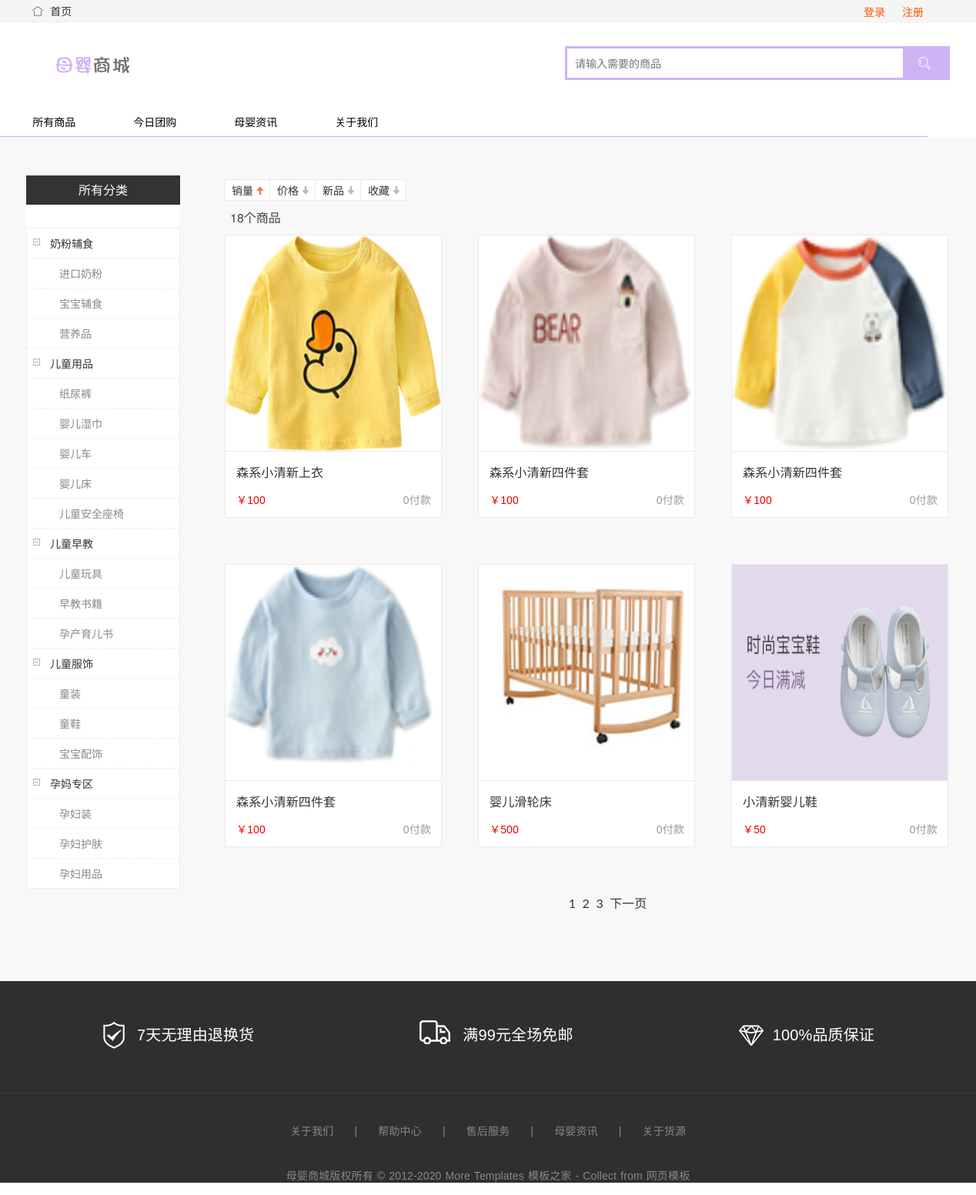
Page /commodity/ on the committed database.
### babymall/models.py (models this page shows, shortened)
class Classify(models.Model):
    title = models.CharField(max_length=20, verbose_name='大类别')
    class Meta():
        verbose_name = '大分类'
        verbose_name_plural = verbose_name

class Classifys(models.Model):
    title = models.CharField(max_length=20, verbose_name='小类别')
    title_id = models.ForeignKey(Classify, default=None,  null=True, blank=True, on_delete=models.CASCADE)
    class Meta():
        verbose_name = '小分类'
        verbose_name_plural = verbose_name

class Commodity(models.Model):
    img = models.ImageField(upload_to='img', verbose_name='商品图')
    title = models.CharField(max_length=50, verbose_name='标题')
    ciur_pic = models.SmallIntegerField(verbose_name='现价')
    ori_pic = models.SmallIntegerField(verbose_name='活动价', default=None)
    nub = models.IntegerField(default=0, verbose_name='已售数量')
    discount = models.CharField(max_length=20, default=10, verbose_name='打折')
    cla_id = models.ForeignKey(Classifys, on_delete=models.CASCADE)
    data = models.DateTimeField(auto_now_add=True, verbose_name='上架时间')
    class Meta():
        verbose_name = '商品'
        verbose_name_plural = verbose_name

### babymall/views.py (the view)
# urls.py: url(r'^commodity/$', views.commodity, name='commodity'),
def commodity(request):
    pagenum = request.GET.get('page')
    pagenum = 1 if pagenum == None else pagenum
    coms = Commodity.objects.all()
    cla = Classify.objects.all()
    num = coms.count()
    paginator = Paginator(coms, 6)
    page = paginator.get_page(pagenum)
    com = page.object_list
    return render(request, 'commodity.html', locals())

### babymall/templatetags/extend_fun.py (called while the page is built)
@register.simple_tag
def getcomid(aid):
    cls = Classify.objects.get(pk=aid)
    return cls

### templates/commodity.html (shortened to what this page needs)
{% extends 'base.html' %}
{% load extend_fun %}
{% block body %}
<div class="commod-cont-wrap">
      <div class="commod-cont w1200 layui-clear">
        <div class="left-nav">
          <div class="title">所有分类</div>
          <div class="list-box">
            {% for c in cla %}
                <dl>
                    {% getcomid c.id as clss %}
                 <dt>{{ c.title }}</dt>
                    {% for b in clss.classifys_set.all %}
                        <dd><a href="{% url 'babymall:commoditys' b.id %}">{{ b.title }}</a></dd>
                    {% endfor %}
                </dl>
            {% endfor %}
          </div>
        </div>
        <div class="right-cont-wrap">
          <div class="right-cont">
            <div class="sort layui-clear">
              <a class="active" href="javascript:" >销量</a>
              <a href="javascript:" >价格</a>
              <a href="javascript:" >新品</a>
              <a href="javascript:" >收藏</a>
            </div>
            <div class="prod-number">
              <span>{{ num }}个商品</span>
            </div>
            <div class="cont-list layui-clear" id="list-cont">
                {% if page %}
                {% for c in com %}
                    <div class="item">
                        <div class="img">
                          <a href="{% url 'babymall:details' c.id%}"><img src="/static/media/{{ c.img }}" style="width: 280px; height: 280px" alt=""></a>
                        </div>
                        <div class="text">
                          <p class="title">{{ c.title }}</p>
                          <p class="price">
                            <span class="pri">￥{{ c.ciur_pic }}</span>
                            <span class="nub">{{ c.nub }}付款</span>
                          </p>
                        </div>
                      </div>
                {% endfor %}
                {% endif %}
            </div>
            <div class="pagination" style="text-align: center; margin: 0 0 0 0; ">
                <ul style="font-family: 'Lato', sans-serif;">
                    {% for num in paginator.page_range %}
                        <li><a href="{{ page.parms }}?page={{ num }}">{{ num }}</a></li>
                    {% endfor %}
                    {% if page.has_next %}
                        <li><a href="{{ page.parms }}?page={{ page.next_page_number }}">下一页</a></li>
                    {% endif %}
                </ul>
            </div>
          </div>
        </div>
      </div>
</div>
{% endblock %}

### static/css/custom.css (style rules this page uses)
* { outline: none; }
a { color: #333; }
body { color: #444; font-family: 'Lato', sans-serif; }
p { font-family: 'Ubuntu', sans-serif; font-weight: 400; word-spacing: 1px; letter-spacing: 0.01em; }
.title { margin-bottom: 30px; }
img { max-width: 100%; }
.pagination ul { list-style: none; }
.pagination ul li { display: inline-block; font-size: 16px; margin-right: 5px; }

### static/css/main.css (style rules this page uses)
body { font-family: "Microsoft YaHei", "SimSun", '\5b8b\4f53', sans-serif; -moz-user-select:none; -webkit-user-select: none; -ms-user-select: none; }
.w1200 { width: 1200px; margin:0 auto; }
.commodity-content .commod-cont-wrap { background: #f8f8f8; padding: 50px 0 90px 0; }
.commodity-content .commod-cont .left-nav { width: 200px; line-height: 38px; background: #fff; float: left; margin-right: 58px; }
.commodity-content .commod-cont .left-nav .list-box { border:1px solid #eeeeee; }
.commodity-content .commod-cont .left-nav .title { color: #fff; font-size: 16px; background: #333333; text-align: center; }
.commodity-content .commod-cont .left-nav .list-box dt,.commodity-content .commod-cont .left-nav .list-box dd { border-bottom:1px dashed #eeeeee; cursor: pointer; }
.commodity-content .commod-cont .left-nav .list-box dt { font-size: 14px; color: #333; padding-left: 30px; background: url(../img/off-icon.png) 8px -2px no-repeat; cursor: pointer; }
.commodity-content .commod-cont .left-nav .list-box dd a { padding-left: 42px; color: #888888; }
.commodity-content .commod-cont .left-nav .list-box dl:last-child dd:last-child { border-bottom: 0; }
.commodity-content .commod-cont .right-cont-wrap { float: left; width: 940px; }
.commodity-content .commod-cont .right-cont { width: 1000px; }
.commodity-content .commod-cont .right-cont .sort { margin-top: 5px; }
.commodity-content .commod-cont .right-cont .sort a { width: 58px; height: 26px; line-height: 26px; font-size: 14px; color: #333333; border:1px solid #eaeaea; margin-left: -1px; float: left; background: #fff; background:#fff url(../img/sort-arrow.png) no-repeat 41px 0; text-indent: 9px; }
.commodity-content .commod-cont .right-cont .sort a.active { background-position: 41px -26px; }
.commodity-content .commod-cont .right-cont .prod-number { line-height: 44px; font-size: 16px; padding-left: 7px; }
.commodity-content .commod-cont .right-cont .cont-list .item { float: left; width: 280px; height: 366px; border:1px solid #eaeaea; background: #fff; margin:0 47px 60px 0; }
.commodity-content .commod-cont .right-cont .cont-list .item .img { border-bottom: 1px solid #eaeaea }
.commodity-content .commod-cont .right-cont .cont-list .item .text { padding:14px 0 0 14px; }
.commodity-content .commod-cont .right-cont .cont-list .title { color: #333333; font-size: 16px; margin-bottom: 14px; }
.commodity-content .commod-cont .right-cont .cont-list .price { position: relative; }
.commodity-content .commod-cont .right-cont .cont-list .pri { color: #ee0000; }
.commodity-content .commod-cont .right-cont .cont-list .nub { position: absolute; right: 13px; color:#999999; }

### static/layui/css/layui.css (style rules this page uses)
.layui-inline,img { display:inline-block;vertical-align:middle }
.layui-btn,.layui-edge,.layui-inline,img { vertical-align:middle }
blockquote,body,button,dd,div,dl,dt,form,h1,h2,h3,h4,h5,h6,input,li,ol,p,pre,td,textarea,th,ul { margin:0;padding:0;-webkit-tap-highlight-color:rgba(0,0,0,0) }
img { border:none }
li { list-style:none }
body { line-height:24px;font:14px Helvetica Neue,Helvetica,PingFang SC,Tahoma,Arial,sans-serif }
a { color:#333;text-decoration:none }
.layui-clear { clear:both;*zoom:1 }
.layui-clear:after { content:'\20';clear:both;*zoom:1;display:block;height:0 }

### rows in the picture
Classify: title "奶粉辅食"
Classifys: title "进口奶粉"
Classifys: title "宝宝辅食"
Classifys: title "营养品"
Classify: title "儿童用品"
Classifys: title "纸尿裤"
Classifys: title "婴儿湿巾"
Classifys: title "婴儿车"
Classifys: title "婴儿床"
Classifys: title "儿童安全座椅"
Classify: title "儿童早教"
Classifys: title "儿童玩具"
Classifys: title "早教书籍"
Classifys: title "孕产育儿书"
Classify: title "儿童服饰"
Classifys: title "童装"
Classifys: title "童鞋"
Classifys: title "宝宝配饰"
Classify: title "孕妈专区"
Classifys: title "孕妇装"
Classifys: title "孕妇护肤"
Classifys: title "孕妇用品"
Commodity: img (picture), title "森系小清新上衣", ciur_pic "100", nub "0"
Commodity: img (picture), title "森系小清新四件套", ciur_pic "100", nub "0"
Commodity: img (picture), title "森系小清新四件套", ciur_pic "100", nub "0"
Commodity: img (picture), title "森系小清新四件套", ciur_pic "100", nub "0"
Commodity: img (picture), title "婴儿滑轮床", ciur_pic "500", nub "0"
Commodity: img (picture), title "小清新婴儿鞋", ciur_pic "50", nub "0"

### other values in the picture
{{ num }} "18"
{{ num }} "1" "2" "3"
